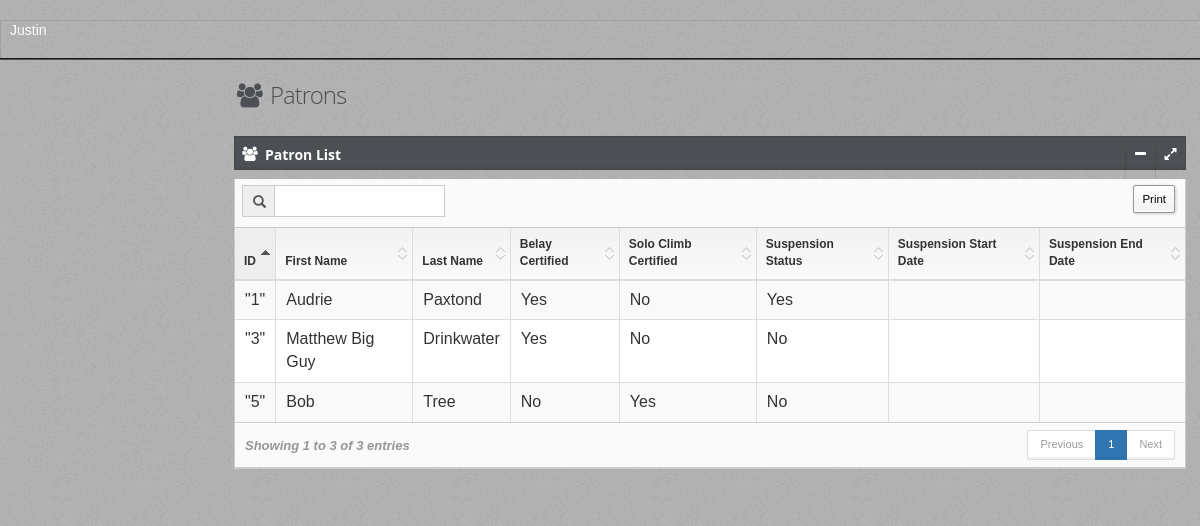
The page /patronViewEmployee (signed in) on the database as committed earlier.
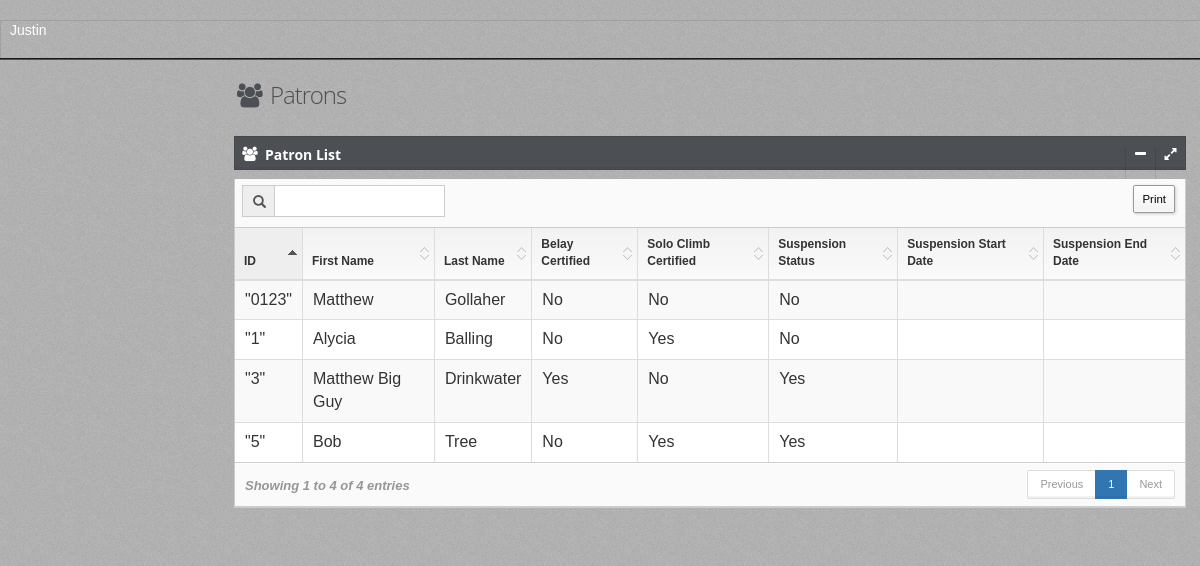
The same page on the database as committed later.
### tables this page shows
CREATE TABLE "Patron" (
	`Id`	TEXT NOT NULL UNIQUE,
	`FirstName`	TEXT NOT NULL,
	`LastName`	TEXT NOT NULL,
	`Email`	TEXT NOT NULL UNIQUE,
	`PhoneNumber`	TEXT NOT NULL,
	`Gender`	NUMERIC NOT NULL,
	`Address`	TEXT NOT NULL,
	`City`	TEXT NOT NULL,
	`Zip`	TEXT NOT NULL,
	`WaiverFile`	REAL NOT NULL,
	`State`	TEXT NOT NULL,
	`IsBelayCertified`	REAL NOT NULL DEFAULT 'False',
	`IsSoloClimbCertified`	REAL NOT NULL DEFAULT 'False',
	`IsSuspended`	REAL NOT NULL DEFAULT 'False',
	`SuspendedStartDate`	TEXT,
	`SuspendedEndDate`	TEXT,
	PRIMARY KEY(`Id`)
);

### app.py (the view)
@app.route('/patronViewEmployee')
def patronViewEmployee():
    return patronViewModule.patronViewEmployee()

### databaseFunctions.py (called while the page is built)
def getAllPatronIds():
    with engine.connect() as connection:
        sqlText = text("SELECT Id FROM Patron ORDER by LastName, FirstName, Id")
        result = engine.execute(sqlText)
        ids = []
        for row in result:
            ids.append(row[0])
        if not ids:
            return None
        else:
            return ids

def getAllPatronFirstNames():
    with engine.connect() as connection:
        sqlText = text("SELECT FirstName FROM Patron ORDER by LastName, FirstName, Id")
        result = engine.execute(sqlText)
        firstNames = []
        for row in result:
            firstNames.append(row[0])
        if not firstNames:
            return None
        else:
            return firstNames

def getAllPatronLastNames():
    with engine.connect() as connection:
        sqlText = text("SELECT LastName FROM Patron ORDER by LastName, FirstName, Id")
        result = engine.execute(sqlText)
        lastNames = []
        for row in result:
            lastNames.append(row[0])
        if not lastNames:
            return None
        else:
            return lastNames

### templates/patronViewEmployee.html (shortened to what the changed rows need)
﻿{% extends "layout.html" %}
{% block body %}
<div id="main" role="main">
    <div id="content">
        <div class="row">
            <div class="col-xs-12 col-sm-7 col-md-7 col-lg-4">
                <h1 class="page-title txt-color-blueDark">
                    <i class="fa-fw fa fa-users"></i>
                    Patrons
                </h1>
            </div>
        </div>
        <section id="widget-grid" class="">
            <div class="row">
                <article class="col-xs-12 col-sm-12 col-md-12 col-lg-12">
                    <div class="jarviswidget jarviswidget-color-blueDark" id="wid-id-1" data-widget-editbutton="false" data-widget-colorbutton="false" data-widget-deletebutton="false">
                        <header style="padding-top:10px">
                            <h2 style="line-height:15px"><strong>Patron List</strong></h2>
                        </header>
                        <div>
                            <div class="widget-body no-padding">
                                <table id="datatable" class="table table-striped table-bordered table-hover">
                                    <thead>
                                        <tr>
                                            <th data-hide="phone">ID</th>
                                            <th data-class="expand">First Name</th>
                                            <th data-hide="phone">Last Name</th>
                                            <th data-hide="phone">Belay Certified</th>
                                            <th data-hide="phone">Solo Climb Certified</th>
                                            <th data-hide="phone">Suspension Status</th>
                                            <th data-hide="phone">Suspension Start Date</th>
                                            <th data-hide="phone">Suspension End Date</th>
                                        </tr>
                                    </thead>
                                    <tbody>
                                        {% for row in patronTable %}
                                        <tr id="tr">
                                            <td>{{ row['id']|tojson|safe }}</td>
                                            <td>{{ row['firstName'] }}</td>
                                            <td>{{ row['lastName'] }}</td>
                                            {% if row['isBelayCertified'] == 'False' %}
                                            <td>No</td>
                                            {% else %}
                                            <td>Yes</td>
                                            {% endif %}
                                            {% if row['isSoloClimbCertified'] == 'False' %}
                                            <td>No</td>
                                            {% else %}
                                            <td>Yes</td>
                                            {% endif %}
                                            {% if row['isSuspended'] == 'False' %}
                                            <td>No</td>
                                            {% else %}
                                            <td>Yes</td>
                                            {% endif %}
                                            {% if row['isSuspended'] == 'False' %}
                                            <td>{{ row['suspendedStartDate'] }}</td>
                                            {% else %}
                                            <td></td>
                                            {% endif %}
                                            {% if row['isSuspended'] == 'False' %}
                                            <td>{{ row['suspendedEndDate'] }}</td>
                                            {% else %}
                                            <td></td>
                                            {% endif %}
                                        </tr>
                                        {% endfor %}
                                    </tbody>
                                </table>
                            </div>
                        </div>
                    </div>
                </article>
            </div>
        </section>
    </div>
</div>
    {% endblock %}

Rows that differ between the two databases and show on the page:
changed Patron: IsBelayCertified "True" → "False" (drawn); IsSoloClimbCertified "False" → "True" (drawn); IsSuspended "True" → "False" (drawn)
changed Patron "Matthew Big Guy": IsSuspended "False" → "True" (drawn)
added Patron: id|tojson "\"0123\"", firstName "Matthew", lastName "Gollaher", IsSuspended "False" (drawn)
changed Patron "Bob": IsSuspended "False" → "True" (drawn)
Other text that changed with them:
text written by a page script: "Print Showing 1 to 3 of 3 entries Previous 1 Next" → "Print Showing 1 to 4 of 4 entries Previous 1 Next"
new list line: "\"1\" No Yes No"
new list line: "Alycia Balling"
list line gone: "No"
new list line: "Yes"
new list line: "No No No"
list line gone: "\"1\" Yes No Yes"
list line gone: "Audrie Paxtond"
